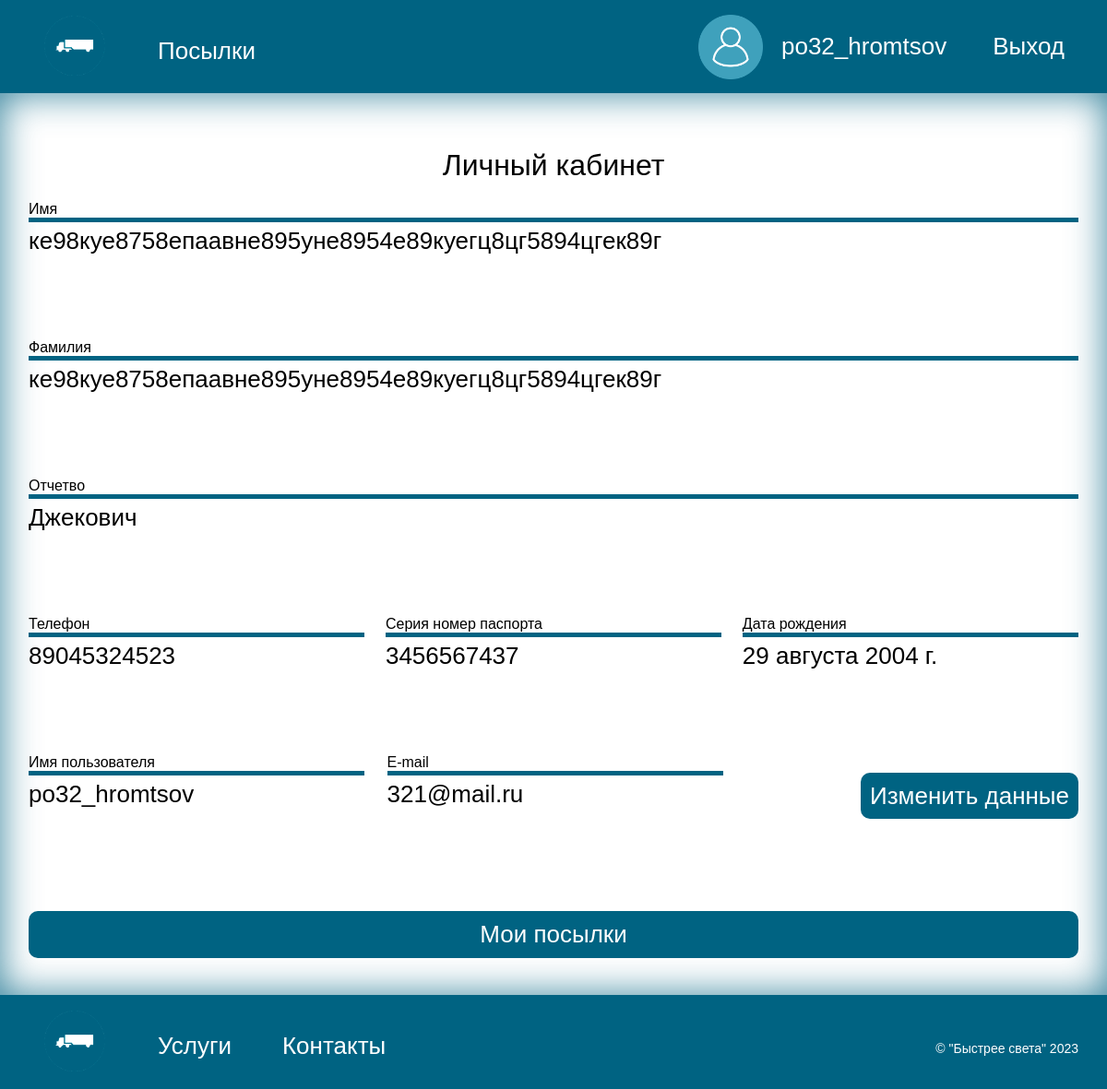
The app's page /account/ (signed in) with its own data.
### navigate/models.py (models this page shows, shortened)
class CustomUser(AbstractUser):
    first_name = models.CharField(max_length=50, verbose_name='Имя', null=True)
    last_name = models.CharField(max_length=50, verbose_name='Фамилия', null=True)
    patronymic = models.CharField(max_length=50, verbose_name='Отчество', null=True)
    phone_number = models.CharField(max_length=11, verbose_name='Номер телефона', null=True)
    passport = models.CharField(max_length=10, verbose_name='Серия номер паспорта', unique=True, null=True)
    date_of_birth = models.DateField(verbose_name='Дата рождения', null=True)
    role_id = models.ForeignKey('Role', on_delete=models.SET_NULL, null=True, blank=True, verbose_name='Роль')

### navigate/views.py (the view)
# urls.py: path('account/', views.personalAccView, name='account'),
def personalAccView(request):
    user = request.user
    if user.is_authenticated and not user.is_anonymous:
        return render(request, 'account.html', {'user': user})
    else:
        return redirect('login')

### templates/account.html (shortened to what this page needs)
{% extends 'base.html' %}
{%load static %}
{% block content %}
<main>
    <div class="container">
        <h2 style="text-align: center; margin-bottom: 20px;">Личный кабинет</h2>
        <div class="wrapper">
          <div class="wrapper-div">
              <h3>Имя</h3>
              <p>{{user.first_name}}</p>
          </div>
         <div class="wrapper-div">
              <h3>Фамилия</h3>
              <p>{{user.last_name}}</p>
          </div>
          <div class="wrapper-div">
              <h3>Отчетво</h3>
              <p>{{user.patronymic}}</p>
          </div>
            <div class="wrapper-div-line3">
          <div class="wrapper-div">
              <h3>Телефон</h3>
              <p>{{user.phone_number}}</p>
          </div>
            <div class="wrapper-div">
              <h3>Серия номер паспорта</h3>
              <p>{{user.passport}}</p>
            </div>
            <div class="wrapper-div">
              <h3>Дата рождения</h3>
              <p>{{user.date_of_birth}}</p>
            </div>
    </div>
            <div class="wrapper-div-line4">
                <div class="wrapper-div">
                    <h3>Имя пользователя</h3>
                    <p>{{user.username}}</p>
                </div>
                <div class="wrapper-div">
                    <h3>E-mail</h3>
                    <p>{{user.email}}</p>
                </div>
                <a class="chenge-bottom" href="{%url 'account_edit' user.pk%}" type="submit">Изменить данные</a>
            </div>
        </div>
        <div class="command">
            <a class="list-bottom" href="{%url 'mypakeges'%}">Мои посылки</a>
        </div>
  </div>
</main>
{% endblock %}

### templates/base.html (shortened to what this page needs)
<!DOCTYPE html>
<html lang="ru">
<head>
    {%load static %}
    <link rel="stylesheet" href="{% static "css/style.css" %}">
</head>
<body>
    <header>
        <nav class="container header-nav">
            <a href="{%url 'home'%}">
                <img src="{% static "image/logo.png" %}" alt="лого" height="70" width="70">
            </a>
            <ul class="nav-list">
                <li class="nav-list-item"><a href="{%url 'services'%}" style="color: #FFFFFF">Услуги</a></li>
                <li class="nav-list-item"><a href="{%url 'contact'%}" style="color: #FFFFFF">Контакты</a></li>
                <li class="nav-list-item"><a href="{%url 'employeerpakages'%}" style="color: #FFFFFF">Посылки</a></li>
            </ul>
            <div class="signin">
                {% if user.is_authenticated %}
                    <a href="{%url 'account'%}" style="color: #FFFFFF">
                        <div class="user-header">
                            <img src="{% static "image/user2.png" %}" alt="лого" height="70" width="70">
                            <p class="user-header-p">{{user.username}}</p>
                        </div>
                    </a>
                    <a href="{% url 'logout' %}" style="margin-left: 20px; color: #FFFFFF">Выход</a>
                {% else %}
                    <a href="{%url 'login'%}" style="color: #FFFFFF">Войти</a>
                    <a href="{%url 'signup'%}" style="margin-left: 20px;color: #FFFFFF">Зарегистрироваться</a>
                {% endif %}
            </div>
        </nav>
    </header>
    {% block content %}
    {% endblock %}
    <footer>
        <div class="container header-nav">
            <a href="{%url 'home'%}">
                <img src="{% static "image/logo.png" %}" alt="лого" height="70" width="70">
            </a>
            <ul class="nav-list">
                <li class="nav-list-item"><a href="{%url 'services'%}" style="color: #FFFFFF">Услуги</a></li>
                <li class="nav-list-item"><a href="{%url 'contact'%}" style="color: #FFFFFF">Контакты</a></li>
            </ul>
            <p class="copiright">&copy; "Быстрее света" 2023</p>
        </div>
    </footer>
</body>
</html>

### static/css/style.css (style rules this page uses)
* { color: black; padding: 0px; margin: 0px; border: none; font-size: 26px; font-family: Arial, Helvetica, sans-serif; }
*, *::before, *::after { box-sizing: border-box; }
a, a:link, a:visited { text-decoration: none; }
aside, nav, footer, header, section, main { display: block; }
h1, h2, h3, h4, h5, h6, p { font-size: inherit; font-weight: inherit; }
ul, ul li { list-style: none; }
img { vertical-align: top; }
img, svg { max-width: 100%; height: auto; }
.container { max-width: 1170px; margin-left: auto; margin-right: auto; padding-left: 16px; padding-right: 16px; margin-bottom: 0; margin-top: 0; }
header { padding: 10px 0px; background-color: #006382; }
.header-nav { display: flex; justify-content: flex-start; }
.nav-list { display: flex; justify-content: flex-start; align-items: center; }
.nav-list-item { margin-top: 10px; margin-left: 25px; color: white; }
.signin { display: flex; align-items: center; margin-left: auto; }
footer { margin: 0; background-color: #006382; padding: 10px 0; }
.copiright { color: white; display: flex; align-items: center; margin-left: auto; font-size: 14px; margin-top: 15px; }
main { min-height: 90vh; padding-top: 40px; padding-bottom: 40px; box-shadow: inset 0px 0px 40px rgba(0, 99, 130, 0.8); }
.container { width: 1170px; margin-left: auto; margin-right: auto; padding-left: 16px; padding-right: 16px; margin-bottom: 0; margin-top: 0; }
body { min-width: 1170px; }
h2 { font-size: 32px; text-align: center; margin-top: 20px; margin-bottom: 20px; }
.user-header { display: flex; align-item: center; flex-direction: row; justify-content: center; text-align: center; }
.user-header-p { margin-left: 20px; color: white; display: flex; text-align: center; justify-content: center; align-items: center; }
a { color:#666; background-image: linear-gradient(to top, #feffff, #006382); background-repeat: no-repeat; background-size: 0 100%; border-radius: 4px; text-decoration: none; padding: 5px 15px; transition: 0.3s; }
.wrapper { display: flex; flex-direction: column; }
.wrapper-div { display: flex; flex-direction: column; height: 150px; }
.wrapper-div-line3 { display: flex; flex-direction: row; justify-content: space-between; }
.wrapper-div-line4 { display: flex; align-item: center; flex-direction: row; justify-content: space-between; text-align: center; }
.wrapper-div-line4 > .wrapper-div { display: flex; flex-direction: column; }
.wrapper-div-line4 > .wrapper-div { min-width: 32%; }
.wrapper-div-line3 > .wrapper-div { min-width: 32%; }
.wrapper-div > h3 { border-bottom: 5px solid #006382; font-size: 16px; margin-bottom: 5px; text-align: start; }
.wrapper-div > p { text-align: start; }
.list-bottom { color: white; background-color: #006382; padding: 10px; margin-top: 20px; border-radius: 10px; display: flex; text-align: center; align-items: center; justify-content: center; min-width:100% }
.chenge-bottom { color: white; background-color: #006382; padding: 10px; margin-top: 20px; margin-left: 125px; border-radius: 10px; display: flex; max-height: 50px; text-align: center; align-items: center; }

### records on screen
CustomUser: username "po32_hromtsov", first_name "ке98куе8758епаавне895уне8954е89куегц8цг5894цгек89г", last_name "ке98куе8758епаавне895уне8954е89куегц8цг5894цгек89г", patronymic "Джекович", phone_number "89045324523", passport "3456567437", date_of_birth "29 августа 2004 г.", email "321@mail.ru"
